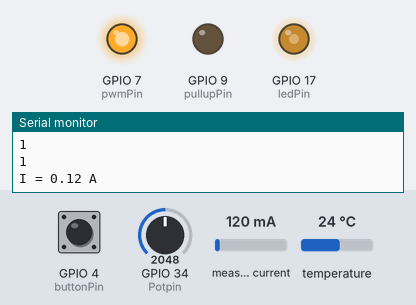
The sketch below on a simulated ESP32-S3. On the bench: output pins drawn as LEDs (lit = HIGH), the last lines printed to the serial monitor. The test bench sets the inputs (shaded band); at power-on: GPIO 34 (Potpin) = 2048, GPIO 4 (buttonPin) HIGH, measured current 120 mA, temperature 24 °C.

Above: at 3.2 s.
3.3 s: GPIO 34 (Potpin) set to 2866
At 4.4 s:
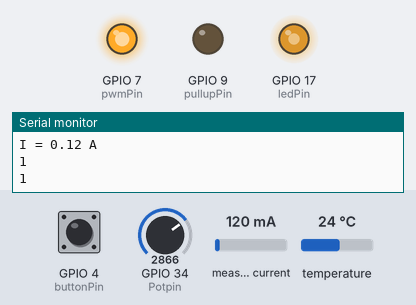
4.8 s: GPIO 34 (Potpin) set to 3603
At 5.5 s:
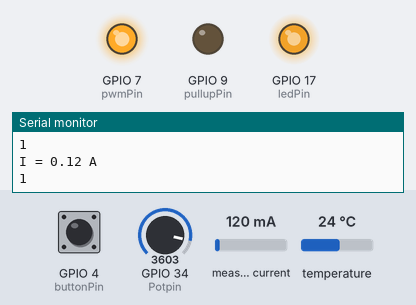
6.3 s: GPIO 34 (Potpin) set to 491
At 7.5 s:
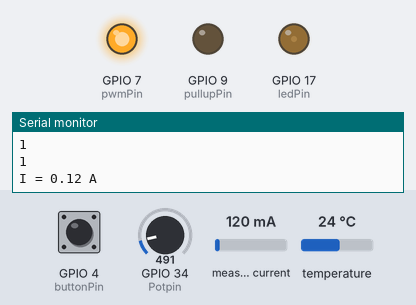
7.8 s: GPIO 34 (Potpin) set to 0
At 8.8 s:
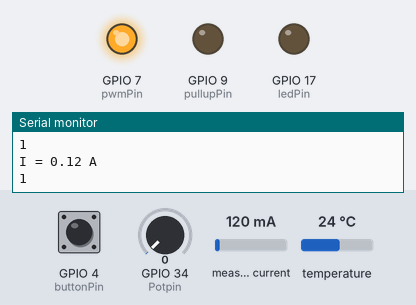
9.3 s: GPIO 34 (Potpin) set to 2047
At 9.8 s:
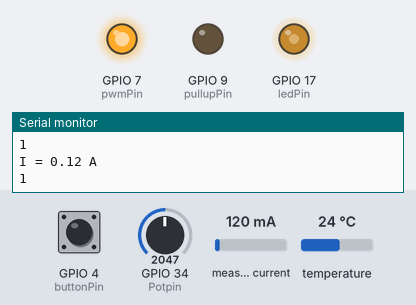
Timing chart, 0 to 11.8 s (numbered marks = the images above; inputs shaded):
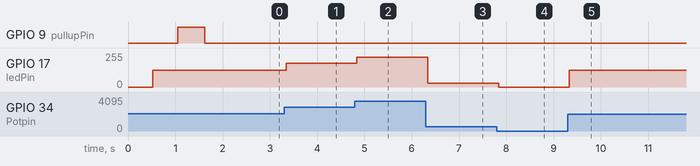

The sketch:

esp32.ino
```cpp
/*This code is used to ontrol the first microcontroller, the one that takes care of the sensors and the
  PWM signal creation.   */

#include <OneWire.h>
#include <DallasTemperature.h>
#include <SPI.h>

#include "ACS712.h"


#define OVERCURRENT 10

//data initialization regarding temperature sensor
OneWire pin(32);
DallasTemperature bus(&pin);
DeviceAddress sensor;


// the number of the LED pin
const int ledPin = 17;  // 16 corresponds to GPIO16

#define Potpin  34 // Defines Potpin as pin 34

// setting PWM properties
const int freq = 5000;
const int ledChannel = 0;
const int resolution = 8;
int PotValue = 0;
int PWMValue = 0;
int temp = 0;


//setting sensors properties
const int buttonPin = 4;              // the number of the pushbutton pin
const int pwmPin = 7;                 // the number of the LED pin
int pwmState = LOW;                   // the current state of the output pin
int buttonState;                      // the current reading from the input pin
int lastButtonState;            // the previous reading from the input pin
unsigned long lastDebounceTime = 0;   // the last time the output pin was toggled
unsigned long delayPisca;
unsigned long debounceDelay = 100;    // the debounce time; increase if the output flickers
int pullupPin = 9;                    // the number of the pullup emulator, used to disable PWM
int A1;
int reading;


// We have 30 amps version sensor connected to A1 pin of arduino
// Replace with your version if necessary
ACS712 sensor1(ACS712_30A, A1);

void setup(){
  Serial.begin(115200);
  buttonState = digitalRead(buttonPin);
  lastButtonState = buttonState;

  bus.begin();
  bus.getAddress(sensor, 0);

   // configure LED PWM functionalitites
  ledcSetup(ledChannel, freq, resolution);

  // attach the channel to the GPIO to be controlled
  ledcAttachPin(ledPin, ledChannel);

  //Configure pins sensor of current
  pinMode(buttonPin, INPUT);
  pinMode(pwmPin, OUTPUT);
  pinMode(pullupPin, OUTPUT);
  digitalWrite(pwmPin,pwmState);

  // This method calibrates zero point of sensor of current,
  // It is not necessary, but may positively affect the accuracy
  // Ensure that no current flows through the sensor at this moment
  sensor1.calibrate();


  //coreTaskZero: used for the temperature sensor
  xTaskCreatePinnedToCore(
                    coreTaskZero,   // function that implements the task
                    "coreTaskZero", //task name
                    10000,          //number of words alocated for the task stack
                    NULL,           //default input task
                    1,              //task priority
                    NULL,
                    0);       //task reference

  delay(500); // delay to begin the next task

  //coreTaskOne: used for reading the potentiometer
  xTaskCreatePinnedToCore(
                    coreTaskOne,
                    "coreTaskOne",
                    10000,
                    NULL,
                    3,
                    NULL,
                    0);

    delay(500);

    //coreTaskThree: current sensor
     xTaskCreatePinnedToCore(
                    coreTaskTwo,
                    "coreTaskTwo",
                    10000,
                    NULL,
                    2,
                    NULL,
                    1);

    delay(500);


    xTaskCreatePinnedToCore(
                    coreTaskThree,
                    "coreTaskThree",
                    10000,
                    NULL,
                    2,
                    NULL,
                    1);

    delay(500);


}


void loop(){
}


void coreTaskZero( void * pvParameters ){
    while(true){
    bus.requestTemperatures();
    temp = bus.getTempC(sensor); //read temperature
    vTaskDelay(500 / portTICK_PERIOD_MS);
    }
}

void coreTaskOne( void * pvParameters ){
    while(true){
    PotValue = analogRead(Potpin);// Make the reading of the ADC converter
    PWMValue = map(PotValue, 0, 4095, 0, 255); //map the potentiometer
    ledcWrite(ledChannel, PWMValue); //writes the PWM signal
    vTaskDelay(100 / portTICK_PERIOD_MS);
    }
}


void coreTaskTwo( void * pvParameters ){
    while(true){
    reading = digitalRead(buttonPin);
    digitalWrite(pwmPin,pwmState);
    vTaskDelay(20 / portTICK_PERIOD_MS);
    digitalWrite(pullupPin,!pwmState);

    if (reading != lastButtonState) {
    // reset the debouncing timer
    lastDebounceTime = millis();
  }
    if ((millis() - lastDebounceTime) > debounceDelay) {
     // whatever the reading is at, it's been there for longer than the debounce
     // delay, so take it as the actual current state:

    // if the button state has changed:
      if (reading != buttonState) {
       buttonState = reading;
    }
  }
  lastButtonState = reading;
  Serial.println(buttonState);
}
}


void coreTaskThree( void * pvParameters ){
    while(true){
      if (buttonState == HIGH){
      // set the LED:
      digitalWrite(pwmPin, pwmState);

      // save the reading. Next time through the loop, it'll be the lastButtonState:
      lastButtonState = reading;


      // Get current from sensor
      float I = sensor1.getCurrentAC();

      // Send it to serial
      Serial.println(String("I = ") + I + " A");

      // Wait one second before the new cycle
      vTaskDelay(50 / portTICK_PERIOD_MS);

      //Compares if the current read with the sensor is bigger than the overcurrent pre-defined
      if (I >= OVERCURRENT)
      //Set the pwmState at low in order to stop the pwm signal to flow
        pwmState=LOW;
      else
      //Set the pwmState at high in order to allow the pwm signal to flow
        pwmState=HIGH;
  }else
      //if the deadman button is not pressed, then the pwm signal is blocked
        pwmState = LOW;
   }
}
```

Measured:
- after the input at 3.3 s, GPIO 17 (ledPin): 127/255 → 177/255 at once
- after the input at 4.8 s, GPIO 17 (ledPin): 177/255 → 223/255 at once
- after the input at 6.3 s, GPIO 17 (ledPin): 223/255 → 30/255 at once
- after the input at 7.8 s, GPIO 17 (ledPin): 30/255 → 0/255 at once
- after the input at 9.3 s, GPIO 17 (ledPin): 0/255 → 127/255 at once
